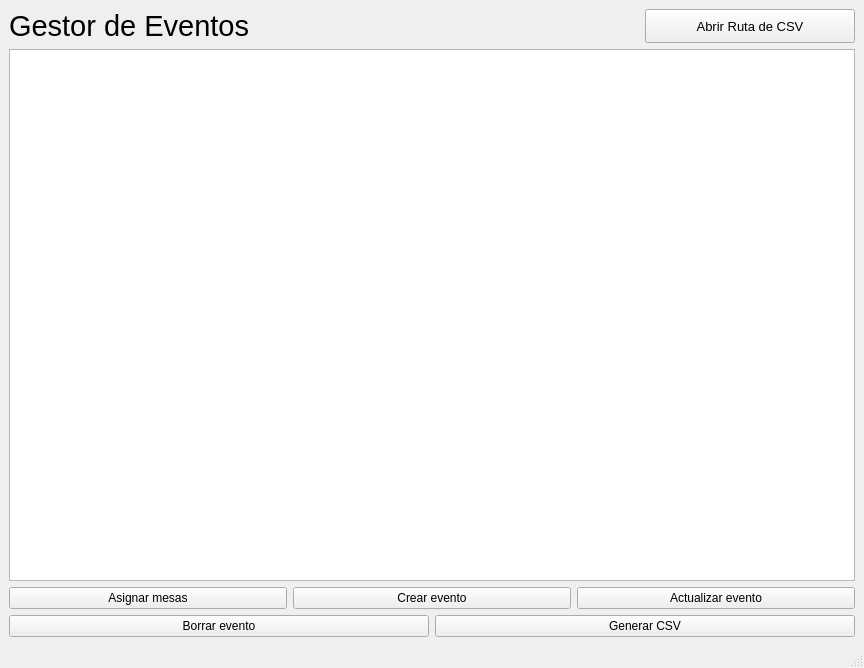
<?xml version="1.0" encoding="UTF-8"?>
<ui version="4.0">
 <class>MainWindow</class>
 <widget class="QMainWindow" name="MainWindow">
  <property name="geometry">
   <rect>
    <x>0</x>
    <y>0</y>
    <width>864</width>
    <height>668</height>
   </rect>
  </property>
  <property name="windowTitle">
   <string>MainWindow</string>
  </property>
  <widget class="QWidget" name="centralwidget">
   <layout class="QVBoxLayout" name="verticalLayout" stretch="0,10,0">
    <item>
     <layout class="QHBoxLayout" name="horizontalLayout" stretch="3,1">
      <item>
       <widget class="QLabel" name="label">
        <property name="sizePolicy">
         <sizepolicy hsizetype="Expanding" vsizetype="Minimum">
          <horstretch>0</horstretch>
          <verstretch>0</verstretch>
         </sizepolicy>
        </property>
        <property name="font">
         <font>
          <pointsize>22</pointsize>
         </font>
        </property>
        <property name="frameShape">
         <enum>QFrame::NoFrame</enum>
        </property>
        <property name="frameShadow">
         <enum>QFrame::Plain</enum>
        </property>
        <property name="text">
         <string>Gestor de Eventos</string>
        </property>
       </widget>
      </item>
      <item>
       <widget class="QPushButton" name="pushButton">
        <property name="sizePolicy">
         <sizepolicy hsizetype="Expanding" vsizetype="Expanding">
          <horstretch>0</horstretch>
          <verstretch>0</verstretch>
         </sizepolicy>
        </property>
        <property name="font">
         <font>
          <pointsize>10</pointsize>
         </font>
        </property>
        <property name="text">
         <string>Abrir Ruta de CSV</string>
        </property>
       </widget>
      </item>
     </layout>
    </item>
    <item>
     <layout class="QVBoxLayout" name="verticalLayout_2">
      <item>
       <widget class="QTableView" name="tblEventos"/>
      </item>
     </layout>
    </item>
    <item>
     <layout class="QVBoxLayout" name="verticalLayout_Botones">
      <item>
       <layout class="QHBoxLayout" name="horizontalLayout_Botones1">
        <item>
         <widget class="QPushButton" name="btnAsignarMesas">
          <property name="sizePolicy">
           <sizepolicy hsizetype="Expanding" vsizetype="Fixed">
            <horstretch>0</horstretch>
            <verstretch>0</verstretch>
           </sizepolicy>
          </property>
          <property name="text">
           <string>Asignar mesas</string>
          </property>
         </widget>
        </item>
        <item>
         <widget class="QPushButton" name="btnCrearEvento">
          <property name="sizePolicy">
           <sizepolicy hsizetype="Expanding" vsizetype="Fixed">
            <horstretch>0</horstretch>
            <verstretch>0</verstretch>
           </sizepolicy>
          </property>
          <property name="text">
           <string>Crear evento</string>
          </property>
         </widget>
        </item>
        <item>
         <widget class="QPushButton" name="btnActualizarEvento">
          <property name="sizePolicy">
           <sizepolicy hsizetype="Expanding" vsizetype="Fixed">
            <horstretch>0</horstretch>
            <verstretch>0</verstretch>
           </sizepolicy>
          </property>
          <property name="text">
           <string>Actualizar evento</string>
          </property>
         </widget>
        </item>
       </layout>
      </item>
      <item>
       <layout class="QHBoxLayout" name="horizontalLayout_Botones2">
        <item>
         <widget class="QPushButton" name="btnBorrarEvento">
          <property name="sizePolicy">
           <sizepolicy hsizetype="Expanding" vsizetype="Fixed">
            <horstretch>0</horstretch>
            <verstretch>0</verstretch>
           </sizepolicy>
          </property>
          <property name="text">
           <string>Borrar evento</string>
          </property>
         </widget>
        </item>
        <item>
         <widget class="QPushButton" name="btnGenerarCSV">
          <property name="sizePolicy">
           <sizepolicy hsizetype="Expanding" vsizetype="Fixed">
            <horstretch>0</horstretch>
            <verstretch>0</verstretch>
           </sizepolicy>
          </property>
          <property name="text">
           <string>Generar CSV</string>
          </property>
         </widget>
        </item>
       </layout>
      </item>
     </layout>
    </item>
   </layout>
  </widget>
  <widget class="QMenuBar" name="menubar">
   <property name="geometry">
    <rect>
     <x>0</x>
     <y>0</y>
     <width>864</width>
     <height>26</height>
    </rect>
   </property>
  </widget>
  <widget class="QStatusBar" name="statusbar"/>
 </widget>
 <resources/>
 <connections/>
</ui>
